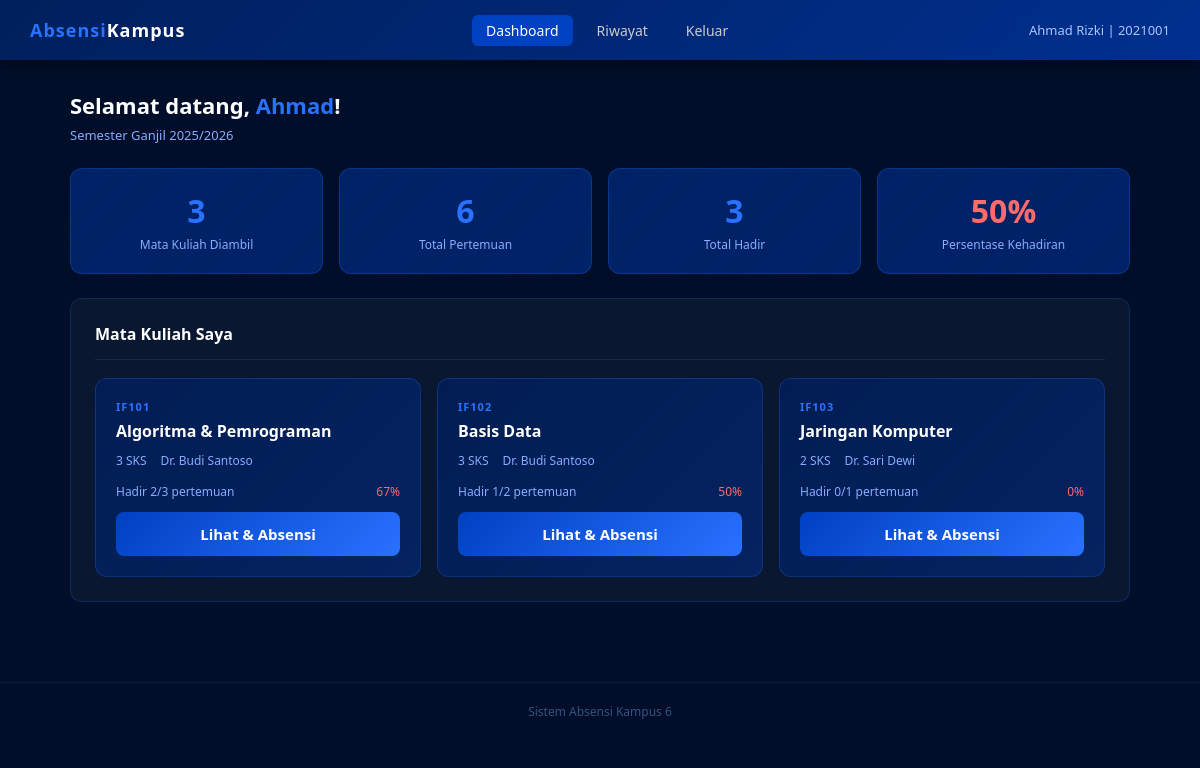
The page /dashboard_mahasiswa.php (signed in) on the database as committed earlier.
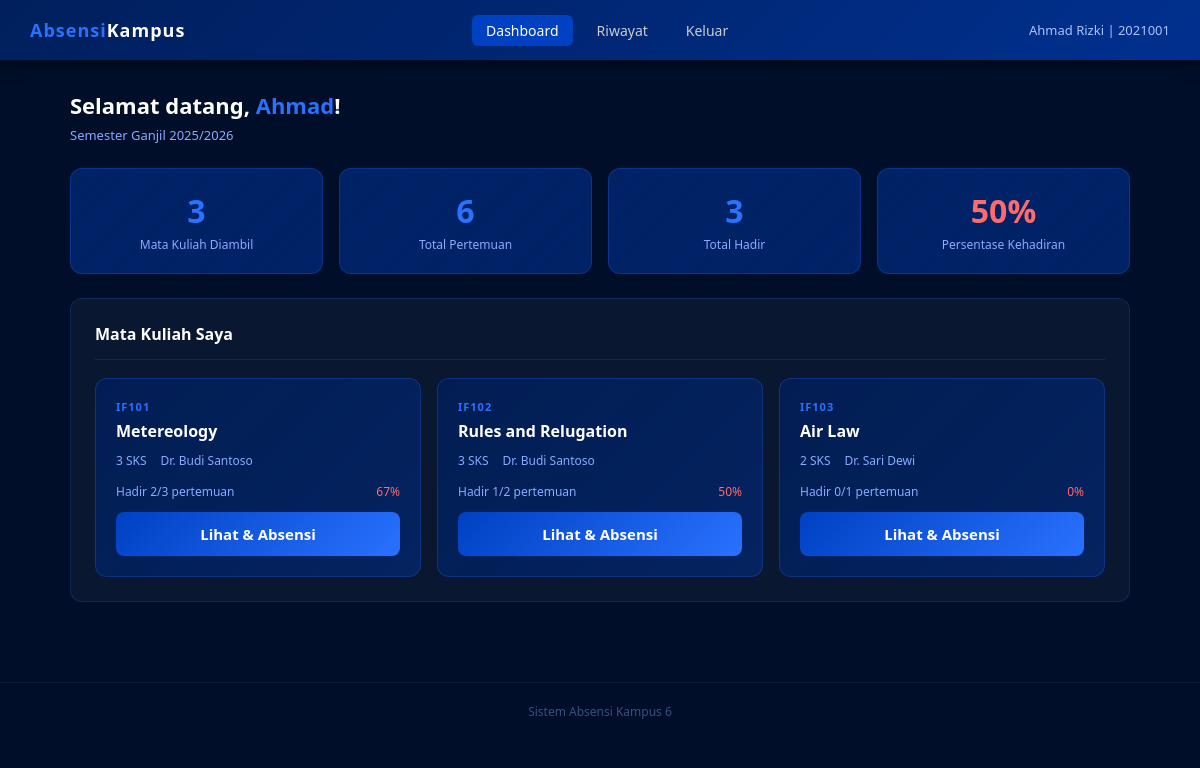
The same page on the database as committed later.
### tables this page shows
CREATE TABLE mata_kuliah (
    id INT AUTO_INCREMENT PRIMARY KEY,
    kode_mk VARCHAR(10) UNIQUE NOT NULL,
    nama_mk VARCHAR(100) NOT NULL,
    sks INT DEFAULT 2,
    dosen_id INT,
    semester VARCHAR(10),
    created_at TIMESTAMP DEFAULT CURRENT_TIMESTAMP,
    FOREIGN KEY (dosen_id) REFERENCES users(id)
);

CREATE TABLE users (
    id INT AUTO_INCREMENT PRIMARY KEY,
    nim_nip VARCHAR(20) UNIQUE NOT NULL,
    nama VARCHAR(100) NOT NULL,
    password VARCHAR(255) NOT NULL,
    role ENUM('mahasiswa', 'dosen') DEFAULT 'mahasiswa',
    created_at TIMESTAMP DEFAULT CURRENT_TIMESTAMP
);

### dashboard_mahasiswa.php (the view, shortened to what this page needs)
<?php
require_once 'config.php';
$mahasiswa_id = $_SESSION['user_id'];
$sql_matkul = "
    SELECT mk.*, u.nama AS nama_dosen,
           COUNT(DISTINCT p.id) AS total_pertemuan,
           COUNT(DISTINCT a.id) AS total_hadir
    FROM enrollment e
    JOIN mata_kuliah mk ON e.mata_kuliah_id = mk.id
    JOIN users u ON mk.dosen_id = u.id
    LEFT JOIN pertemuan p ON p.mata_kuliah_id = mk.id
    LEFT JOIN absensi a ON a.pertemuan_id = p.id AND a.mahasiswa_id = $mahasiswa_id AND a.status_hadir = 'hadir'
    WHERE e.mahasiswa_id = $mahasiswa_id
    GROUP BY mk.id
";
$hasil_matkul = mysqli_query($conn, $sql_matkul);
$total_mk = mysqli_num_rows($hasil_matkul);
$sql_stat = "
    SELECT
        COUNT(*) AS total_pertemuan,
        SUM(CASE WHEN a.status_hadir = 'hadir' THEN 1 ELSE 0 END) AS total_hadir
    FROM enrollment e
    JOIN pertemuan p ON p.mata_kuliah_id = e.mata_kuliah_id
    LEFT JOIN absensi a ON a.pertemuan_id = p.id AND a.mahasiswa_id = $mahasiswa_id
    WHERE e.mahasiswa_id = $mahasiswa_id
";
$stat = mysqli_fetch_assoc(mysqli_query($conn, $sql_stat));
$persen_hadir = $stat['total_pertemuan'] > 0
    ? round(($stat['total_hadir'] / $stat['total_pertemuan']) * 100)
    : 0;
?>
<!DOCTYPE html>
<html lang="id">
<head>
    <link rel="stylesheet" href="style.css">
</head>
<body>
<nav class="navbar">
    <div class="logo"><span>Absensi</span>Kampus</div>
    <div class="nav-links">
        <a href="dashboard_mahasiswa.php" class="aktif">Dashboard</a>
        <a href="riwayat_absensi.php">Riwayat</a>
        <a href="logout.php">Keluar</a>
    </div>
    <div class="user-info"><?= htmlspecialchars($_SESSION['nama']) ?> | <?= $_SESSION['nim_nip'] ?></div>
</nav>
<div class="container">
    <div class="page-title">Selamat datang, <span><?= explode(' ', $_SESSION['nama'])[0] ?></span>!</div>
    <div class="page-subtitle">Semester Ganjil 2025/2026</div>
    <div class="stats-grid">
        <div class="stat-card">
            <div class="number"><?= $total_mk ?></div>
            <div class="label">Mata Kuliah Diambil</div>
        </div>
        <div class="stat-card">
            <div class="number"><?= $stat['total_pertemuan'] ?></div>
            <div class="label">Total Pertemuan</div>
        </div>
        <div class="stat-card">
            <div class="number"><?= $stat['total_hadir'] ?></div>
            <div class="label">Total Hadir</div>
        </div>
        <div class="stat-card">
            <div class="number" style="color: <?= $persen_hadir >= 75 ? '#00e676' : '#ff6b6b' ?>">
                <?= $persen_hadir ?>%
            </div>
            <div class="label">Persentase Kehadiran</div>
        </div>
    </div>
    <div class="card">
        <div class="card-header">
            <div class="card-title">Mata Kuliah Saya</div>
        </div>
        <?php
        mysqli_data_seek($hasil_matkul, 0);
        if (mysqli_num_rows($hasil_matkul) == 0):
        ?>
            <div class="alert alert-info">Kamu belum terdaftar di mata kuliah manapun.</div>
        <?php else: ?>
            <div class="matkul-grid">
            <?php while ($mk = mysqli_fetch_assoc($hasil_matkul)):
                $persen = $mk['total_pertemuan'] > 0
                    ? round(($mk['total_hadir'] / $mk['total_pertemuan']) * 100)
                    : 0;
            ?>
                <div class="matkul-card">
                    <div class="kode"><?= htmlspecialchars($mk['kode_mk']) ?></div>
                    <div class="nama"><?= htmlspecialchars($mk['nama_mk']) ?></div>
                    <div class="info">
                        <span><?= $mk['sks'] ?> SKS</span>
                        <span><?= htmlspecialchars($mk['nama_dosen']) ?></span>
                    </div>
                    <div style="font-size:12px; color:#8aabff; margin-bottom:12px;">
                        Hadir <?= $mk['total_hadir'] ?>/<?= $mk['total_pertemuan'] ?> pertemuan
                        <span style="float:right; color: <?= $persen >= 75 ? '#00e676' : '#ff6b6b' ?>"><?= $persen ?>%</span>
                    </div>
                    <a href="absensi.php?mk_id=<?= $mk['id'] ?>" class="btn btn-primary">
                        Lihat & Absensi
                    </a>
                </div>
            <?php endwhile; ?>
            </div>
        <?php endif; ?>
    </div>
</div>
<div class="footer">Sistem Absensi Kampus 6</div>
</body>
</html>

Rows that differ between the two databases and show on the page:
changed mata_kuliah "IF101": nama_mk "Algoritma & Pemrograman" → "Metereology"
changed mata_kuliah "IF102": nama_mk "Basis Data" → "Rules and Relugation"
changed mata_kuliah "IF103": nama_mk "Jaringan Komputer" → "Air Law"
